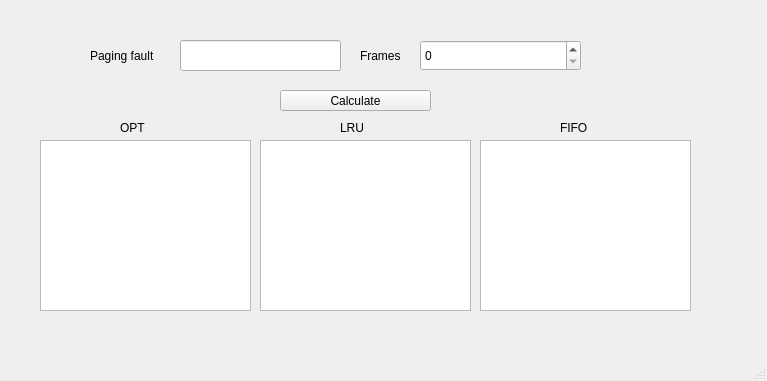
<?xml version="1.0" encoding="UTF-8"?>
<ui version="4.0">
 <class>MainWindow</class>
 <widget class="QMainWindow" name="MainWindow">
  <property name="geometry">
   <rect>
    <x>0</x>
    <y>0</y>
    <width>767</width>
    <height>381</height>
   </rect>
  </property>
  <property name="windowTitle">
   <string>MainWindow</string>
  </property>
  <widget class="QWidget" name="centralwidget">
   <widget class="QPushButton" name="startButton">
    <property name="geometry">
     <rect>
      <x>280</x>
      <y>90</y>
      <width>151</width>
      <height>21</height>
     </rect>
    </property>
    <property name="text">
     <string>Calculate</string>
    </property>
   </widget>
   <widget class="QLabel" name="label_PF">
    <property name="geometry">
     <rect>
      <x>90</x>
      <y>40</y>
      <width>91</width>
      <height>31</height>
     </rect>
    </property>
    <property name="text">
     <string>Paging fault</string>
    </property>
   </widget>
   <widget class="QLineEdit" name="lineEdit">
    <property name="geometry">
     <rect>
      <x>180</x>
      <y>40</y>
      <width>161</width>
      <height>31</height>
     </rect>
    </property>
    <property name="text">
     <string/>
    </property>
   </widget>
   <widget class="QLabel" name="label_Frame">
    <property name="geometry">
     <rect>
      <x>360</x>
      <y>40</y>
      <width>61</width>
      <height>31</height>
     </rect>
    </property>
    <property name="text">
     <string>Frames</string>
    </property>
   </widget>
   <widget class="QListWidget" name="listWidget_OPT">
    <property name="geometry">
     <rect>
      <x>40</x>
      <y>140</y>
      <width>211</width>
      <height>171</height>
     </rect>
    </property>
   </widget>
   <widget class="QSpinBox" name="spinBox">
    <property name="geometry">
     <rect>
      <x>420</x>
      <y>40</y>
      <width>161</width>
      <height>31</height>
     </rect>
    </property>
    <property name="value">
     <number>0</number>
    </property>
   </widget>
   <widget class="QListWidget" name="listWidget_LRU">
    <property name="geometry">
     <rect>
      <x>260</x>
      <y>140</y>
      <width>211</width>
      <height>171</height>
     </rect>
    </property>
   </widget>
   <widget class="QListWidget" name="listWidget_FIFO">
    <property name="geometry">
     <rect>
      <x>480</x>
      <y>140</y>
      <width>211</width>
      <height>171</height>
     </rect>
    </property>
   </widget>
   <widget class="QLabel" name="label_OPT_result">
    <property name="enabled">
     <bool>true</bool>
    </property>
    <property name="geometry">
     <rect>
      <x>90</x>
      <y>320</y>
      <width>121</width>
      <height>21</height>
     </rect>
    </property>
    <property name="text">
     <string/>
    </property>
   </widget>
   <widget class="QLabel" name="label_OPT">
    <property name="geometry">
     <rect>
      <x>120</x>
      <y>120</y>
      <width>41</width>
      <height>16</height>
     </rect>
    </property>
    <property name="text">
     <string>OPT</string>
    </property>
   </widget>
   <widget class="QLabel" name="label_LRU">
    <property name="geometry">
     <rect>
      <x>340</x>
      <y>120</y>
      <width>41</width>
      <height>16</height>
     </rect>
    </property>
    <property name="text">
     <string>LRU</string>
    </property>
   </widget>
   <widget class="QLabel" name="label_FIFO">
    <property name="geometry">
     <rect>
      <x>560</x>
      <y>120</y>
      <width>41</width>
      <height>16</height>
     </rect>
    </property>
    <property name="text">
     <string>FIFO</string>
    </property>
   </widget>
   <widget class="QLabel" name="label_LRU_result">
    <property name="enabled">
     <bool>true</bool>
    </property>
    <property name="geometry">
     <rect>
      <x>310</x>
      <y>320</y>
      <width>121</width>
      <height>21</height>
     </rect>
    </property>
    <property name="text">
     <string/>
    </property>
   </widget>
   <widget class="QLabel" name="label_FIFO_result">
    <property name="enabled">
     <bool>true</bool>
    </property>
    <property name="geometry">
     <rect>
      <x>540</x>
      <y>320</y>
      <width>121</width>
      <height>21</height>
     </rect>
    </property>
    <property name="text">
     <string/>
    </property>
   </widget>
  </widget>
  <widget class="QMenuBar" name="menubar">
   <property name="geometry">
    <rect>
     <x>0</x>
     <y>0</y>
     <width>767</width>
     <height>22</height>
    </rect>
   </property>
  </widget>
  <widget class="QStatusBar" name="statusbar"/>
 </widget>
 <resources/>
 <connections/>
</ui>
